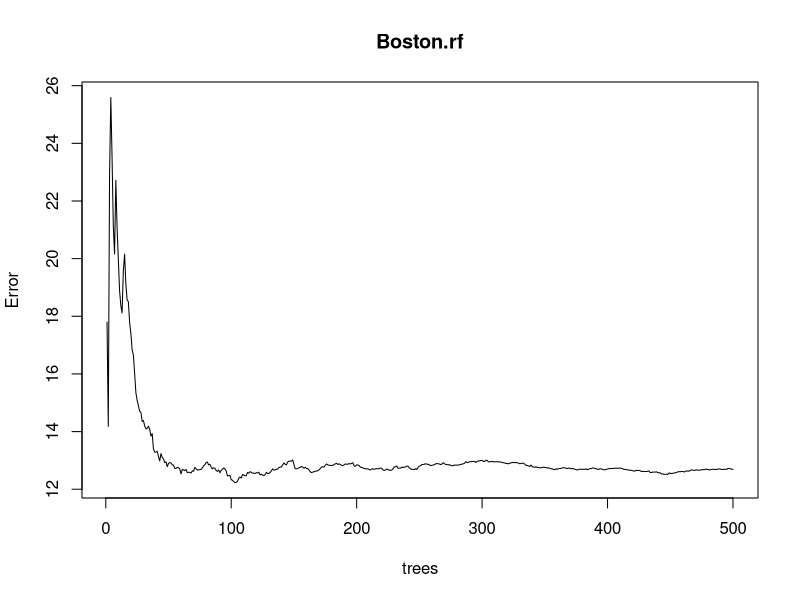
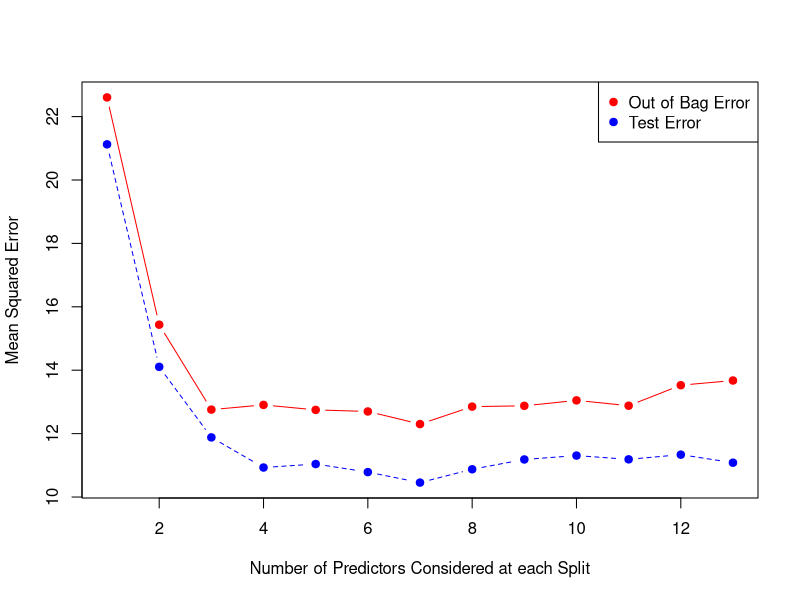

The R source for these figures, in order:
#datacamp Random forest tutorial
#https://datascienceplus.com/random-forests-in-r?utm_campaign=News&utm_medium=Community&utm_source=DataCamp.com

require(randomForest)
require(MASS) #package that contains bostan dataset
attach(Boston)
set.seed(101)

dim(Boston)

#split into training and test datasets

#training Sample with 300 observations
train=sample(1:nrow(Boston),300)
?Boston  #to search on the dataset

#We are going to use variable ′medv′ as the Response variable, which is the Median Housing Value.
#We will fit 500 Trees

Boston.rf=randomForest(medv ~ . , data = Boston , subset = train)
Boston.rf

plot(Boston.rf)

#The above Random Forest model chose Randomly 4 variables to be considered at each split. 
#We could now try all possible 13 predictors which can be found at each split.

oob.err=double(13)
test.err=double(13)

#mtry is no of Variables randomly chosen at each split
for(mtry in 1:13)
{
  rf=randomForest(medv ~ . , data = Boston , subset = train,mtry=mtry,ntree=400) 
  oob.err[mtry] = rf$mse[400] #Error of all Trees fitted
  
  pred<-predict(rf,Boston[-train,]) #Predictions on Test Set for each Tree
  test.err[mtry]= with(Boston[-train,], mean( (medv - pred)^2)) #Mean Squared Test Error
  
  cat(mtry," ") #printing the output to the console
  
}

test.err

oob.err

#What happens is that we are growing 400 trees for 13 times i.e for all 13 predictors.
matplot(1:mtry , cbind(oob.err,test.err), pch=19 , col=c("red","blue"),type="b",ylab="Mean Squared Error",xlab="Number of Predictors Considered at each Split")
legend("topright",legend=c("Out of Bag Error","Test Error"),pch=19, col=c("red","blue"))

